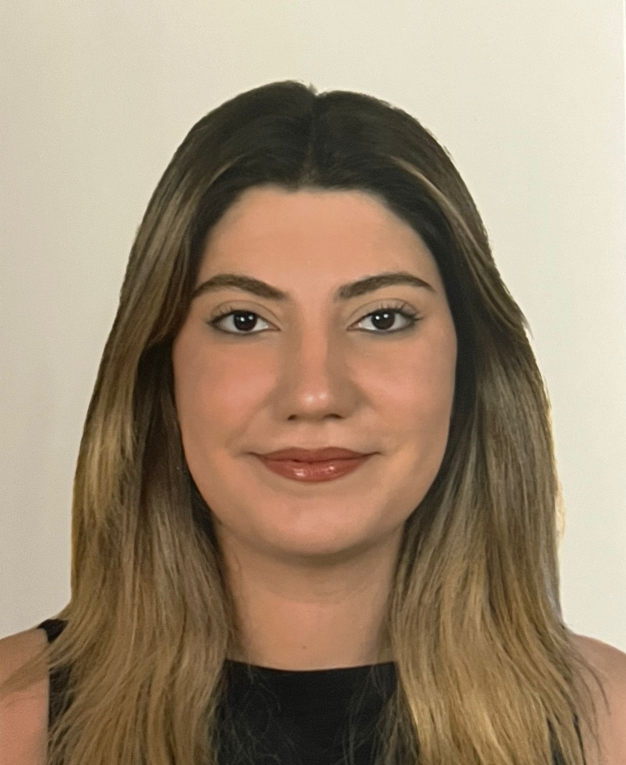
#> input picture dataset/02220202021_Sidal_Gunduz.jpg, 1252 x 1530 px, given in place of the camera (shown at 1/2 size)
$ python main.py
#> lines starting #> are read from the running program, lines starting #| are printed output that depends on the picture
### utils.py
# -*- coding: utf-8 -*-
"""
==============================================================================
UTILS.PY - YARDIMCI FONKSİYONLAR MODÜLÜ
==============================================================================
Bu modül, Yüz Tanıma Yoklama Sistemi için yardımcı fonksiyonları içerir.

İçerik:
- Excel dosya işlemleri (oluşturma, okuma, yazma)
- Dosya yönetimi fonksiyonları
- Tarih/saat formatlama
- Yüz tanıma yardımcı fonksiyonları

Yazar: Senior Python Computer Vision Engineer
Tarih: 2025
Python Sürümü: 3.10+
==============================================================================
"""

# ============================================================================
# KÜTÜPHANE İMPORTLARI
# ============================================================================
import os
import pickle
from datetime import datetime
from typing import Dict, List, Tuple, Optional, Any

import pandas as pd
import numpy as np

# ============================================================================
# SABİT DEĞERLER (CONSTANTS)
# ============================================================================
# Proje ana dizini
BASE_DIR = os.path.dirname(os.path.abspath(__file__))

# Alt klasör yolları
DATASET_DIR = os.path.join(BASE_DIR, "dataset")
ENCODINGS_DIR = os.path.join(BASE_DIR, "encodings")
ATTENDANCE_DIR = os.path.join(BASE_DIR, "attendance")

# Dosya isimleri
ENCODINGS_FILE = os.path.join(ENCODINGS_DIR, "face_encodings.pickle")

# Excel sütun başlıkları
EXCEL_COLUMNS = ["Ad Soyad", "Numara", "Tarih", "Saat", "Durum"]

# Durum mesajları
STATUS_PRESENT = "Geldi"
STATUS_ABSENT = "Gelmedi"
STATUS_DUPLICATE = "Tekrar Giriş Engellendi"


# ============================================================================
# KLASÖR YÖNETİMİ FONKSİYONLARI
# ============================================================================
def ensure_directories_exist() -> None:
    """
    Proje için gerekli tüm klasörlerin var olduğundan emin olur.
    Eğer klasörler yoksa otomatik olarak oluşturur.

    Returns:
        None

    Raises:
        OSError: Klasör oluşturma başarısız olursa
    """
    directories = [DATASET_DIR, ENCODINGS_DIR, ATTENDANCE_DIR]

    for directory in directories:
        try:
            if not os.path.exists(directory):
                os.makedirs(directory)
                print(f"[INFO] Klasör oluşturuldu: {directory}")
            else:
                print(f"[INFO] Klasör mevcut: {directory}")
        except OSError as e:
            print(f"[HATA] Klasör oluşturulamadı: {directory}")
            print(f"[HATA] Detay: {str(e)}")
            raise


# ============================================================================
# TARİH/SAAT FONKSİYONLARI
# ============================================================================
# [263 lines left out: functions get_current_date, get_current_date_formatted, get_current_time, get_current_datetime, get_attendance_file_path, create_or_load_attendance_excel and 4 more, not called in this run]


def load_encodings() -> Optional[Dict[str, List]]:
    """
    Kaydedilmiş yüz encoding'lerini pickle dosyasından yükler.

    Returns:
        Dict veya None: {
            'encodings': [encoding1, encoding2, ...],
            'names': ['Ad1', 'Ad2', ...],
            'ids': ['123', '124', ...]
        }
        Dosya yoksa veya hata olursa None döner.
    """
    try:
        if not os.path.exists(ENCODINGS_FILE):
            print(f"[UYARI] Encoding dosyası bulunamadı: {ENCODINGS_FILE}")
            print("[UYARI] Önce encode_faces.py çalıştırarak encoding'leri oluşturun.")
            return None

        with open(ENCODINGS_FILE, "rb") as f:
            data = pickle.load(f)

        print(f"[INFO] {len(data['encodings'])} yüz encoding'i yüklendi.")
        return data

    except Exception as e:
        print(f"[HATA] Encoding'ler yüklenemedi: {str(e)}")
        return None


# ============================================================================
# DATASET FONKSİYONLARI
# ============================================================================
# [105 lines left out: functions get_dataset_images, parse_filename, resize_frame, convert_bgr_to_rgb, not called in this run]


# ============================================================================
# YARDIMCI YAZDIRMA FONKSİYONLARI
# ============================================================================
def print_header(text: str) -> None:
    """
    Formatlı başlık yazdırır.
    """
    print("\n" + "=" * 60)
    print(f" {text}")
    print("=" * 60)


def print_info(text: str) -> None:
    """
    Bilgi mesajı yazdırır.
    """
    print(f"[INFO] {text}")


def print_success(text: str) -> None:
    """
    Başarı mesajı yazdırır.
    """
    print(f"[BAŞARILI] {text}")


# [12 lines left out: functions print_warning, print_error, not called in this run]


# ============================================================================
# MODÜL TEST KODU
# ============================================================================
# [29 lines that do not run on import are left out]

### main.py
# -*- coding: utf-8 -*-
"""
==============================================================================
MAIN.PY - YÜZ TANIMA YOKLAMA SİSTEMİ ANA MODÜLÜ
==============================================================================
"""

import os
import sys
import cv2
import numpy as np
from typing import List, Tuple
from datetime import datetime

try:
    import face_recognition
except ImportError:
    print("[HATA] face_recognition bulunamadı! pip install face_recognition")
    sys.exit(1)

from utils import (
    load_encodings,
    mark_attendance,
    get_attendance_summary,
    ensure_directories_exist,
    print_header,
    print_info,
    print_success,
    print_warning,
    print_error,
)

# Kamera ayarları
CAMERA_INDEX = 0
FRAME_WIDTH = 640
FRAME_HEIGHT = 480

# Performans
PROCESS_EVERY_N_FRAMES = 4
SCALE_FACTOR = 0.25

# Eşleşme hassasiyeti
FACE_MATCH_TOLERANCE = 0.50

# Renkler
COLOR_GREEN = (0, 255, 0)
COLOR_RED = (0, 0, 255)
COLOR_WHITE = (255, 255, 255)

FONT = cv2.FONT_HERSHEY_SIMPLEX


# ============================================================
# 📌 GÖRÜNTÜ ÖN İŞLEME
# ============================================================
def preprocess_frame(frame):
    gray = cv2.cvtColor(frame, cv2.COLOR_BGR2GRAY)
    gray = cv2.equalizeHist(gray)
    gray = cv2.GaussianBlur(gray, (3, 3), 0)
    gray_bgr = cv2.cvtColor(gray, cv2.COLOR_GRAY2BGR)
    rgb = cv2.cvtColor(gray_bgr, cv2.COLOR_BGR2RGB)
    return rgb


# ============================================================
# ANA SINIF
# ============================================================
class FaceRecognitionAttendance:

    def __init__(self):
        print_header("YÜZ TANIMA YOKLAMA SİSTEMİ")
        ensure_directories_exist()

        if not os.path.exists("unknown"):
            os.makedirs("unknown")

        self.known_encodings = []
        self.known_names = []
        self.known_ids = []
        self.marked_today = set()  # 🔥 Bugün kaydedilenler
        self.unknown_saved = False  # 🔥 Bilinmeyen kişi kaydedildi mi
        self.camera = None
        self.frame_count = 0

        self._load_face_data()

    # --------------------------------------------------------
    def _load_face_data(self):
        print_info("Encoding verileri yükleniyor...")

        data = load_encodings()
#> (reads encodings/face_encodings.pickle from the repository)
        if data is None:
            print_error("Encoding dosyası bulunamadı!")
            return False

        self.known_encodings = data["encodings"]
        self.known_names = data["names"]
        self.known_ids = data["ids"]

        print_success(f"{len(self.known_encodings)} öğrenci yüklendi.")
        for name, sid in zip(self.known_names, self.known_ids):
            print(f"  • {name} (No: {sid})")
        return True

    # --------------------------------------------------------
    def _init_camera(self):
        self.camera = cv2.VideoCapture(CAMERA_INDEX)

        if not self.camera.isOpened():
            print_error("Kamera açılamadı!")
            return False

        self.camera.set(cv2.CAP_PROP_FRAME_WIDTH, FRAME_WIDTH)
        self.camera.set(cv2.CAP_PROP_FRAME_HEIGHT, FRAME_HEIGHT)
        return True

    # --------------------------------------------------------
    # 🔥 YENİ — SADECE 1 KEZ KAYIT!
    def _mark_student_attendance(self, name, student_id):

        # ➤ Eğer öğrenci bugün zaten kaydedildiyse hiçbir şey yapma!
        if student_id in self.marked_today:
            return

        # ➤ İlk defa görülüyorsa Excel’e Giriş yaz
        success, msg = mark_attendance(name, student_id, "Geldi")
        if success:
            self.marked_today.add(student_id)
            print_success(f"GİRİŞ → {name} ({student_id})")

    # --------------------------------------------------------
    def _process_frame(self, frame):
        small = cv2.resize(frame, (0, 0), fx=SCALE_FACTOR, fy=SCALE_FACTOR)
        rgb_small = preprocess_frame(small)

        face_locations = face_recognition.face_locations(rgb_small)
        face_encodings = face_recognition.face_encodings(rgb_small, face_locations)

        recognized = []

        for encoding, loc in zip(face_encodings, face_locations):

            matches = face_recognition.compare_faces(
                self.known_encodings, encoding, tolerance=FACE_MATCH_TOLERANCE
            )

            name = "Bilinmeyen"
            sid = None

            distances = face_recognition.face_distance(self.known_encodings, encoding)
            if len(distances) > 0:
                best = np.argmin(distances)

                if matches[best]:
                    name = self.known_names[best]
                    sid = self.known_ids[best]
                    self._mark_student_attendance(name, sid)

                else:
                    # Bilinmeyeni sadece 1 kez kaydet
                    if not self.unknown_saved:
                        top, right, bottom, left = loc
                        top = int(top / SCALE_FACTOR)
                        right = int(right / SCALE_FACTOR)
                        bottom = int(bottom / SCALE_FACTOR)
                        left = int(left / SCALE_FACTOR)

                        face_img = frame[top:bottom, left:right]
                        timestamp = datetime.now().strftime("%Y%m%d_%H%M%S")
                        cv2.imwrite(f"unknown/unknown_{timestamp}.jpg", face_img)

                        print_warning("Bilinmeyen kişi tespit edildi – fotoğraf kaydedildi.")
                        self.unknown_saved = True

            recognized.append((name, sid))

        scaled = []
        for (top, right, bottom, left) in face_locations:
            scaled.append(
                (
                    int(top / SCALE_FACTOR),
                    int(right / SCALE_FACTOR),
                    int(bottom / SCALE_FACTOR),
                    int(left / SCALE_FACTOR),
                )
            )

        return scaled, recognized

    # --------------------------------------------------------
    def _draw_results(self, frame, face_locations, recognized):
        for (top, right, bottom, left), (name, sid) in zip(face_locations, recognized):
            color = COLOR_GREEN if name != "Bilinmeyen" else COLOR_RED

            cv2.rectangle(frame, (left, top), (right, bottom), color, 2)

            label = name if sid is None else f"{name} ({sid})"

            cv2.rectangle(frame, (left, bottom - 35), (right, bottom), color, cv2.FILLED)
            cv2.putText(frame, label, (left + 6, bottom - 6), FONT, 0.6, COLOR_WHITE, 2)

        return frame

    # --------------------------------------------------------
    def show_attendance_summary(self):
        print_header("YOKLAMA ÖZETİ")
        summary = get_attendance_summary()

        print("Dosya:", summary["file_path"])
        print("Toplam Kayıt:", summary["total"])
        print("Gelen Öğrenci:", summary["present"])
        print("\nBugün Gelenler:")
        for student in summary["students"]:
            print(" •", student)

    # --------------------------------------------------------
    def run(self):
        if not self._init_camera():
            return

        print_info("Sistem çalışıyor... Çıkış: Q, Özet: S")

        face_locations = []
        recognized = []

        while True:
            ret, frame = self.camera.read()
            if not ret:
                continue

            if self.frame_count % PROCESS_EVERY_N_FRAMES == 0:
                face_locations, recognized = self._process_frame(frame)

            self.frame_count += 1

            frame = self._draw_results(frame, face_locations, recognized)
            cv2.imshow("Yüz Tanıma Yoklama Sistemi", frame)

            key = cv2.waitKey(1) & 0xFF

            if key == ord("q") or key == 27:
                break
            elif key == ord("s"):
                self.show_attendance_summary()

        self.camera.release()
        cv2.destroyAllWindows()


# ============================================================
def main():
    print("=== YÜZ TANIMA TABANLI YOKLAMA SİSTEMİ ===")
    system = FaceRecognitionAttendance()
    system.run()
#> in run, frame is the input picture: shape (1530, 1252, 3); mean B, G, R 114.8, 138.5, 158.2
#> in _process_frame, `small = cv2.resize(frame, (0, 0), fx=SCALE_FACTOR, fy=SCALE_FACTOR)`:
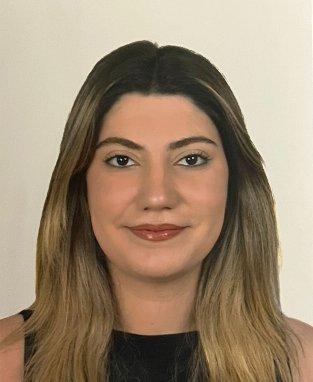
#> small: shape (382, 313, 3); mean B, G, R 115, 138.7, 158.4
#> in preprocess_frame, `gray = cv2.cvtColor(frame, cv2.COLOR_BGR2GRAY)`:
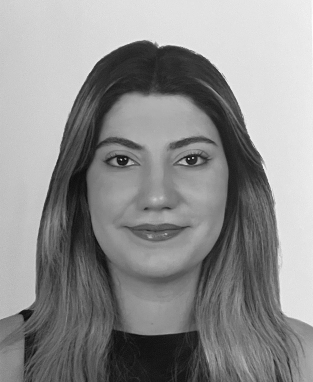
#> gray: shape (382, 313); min 12, max 253, mean 141.9
#> in preprocess_frame, `gray = cv2.equalizeHist(gray)`:
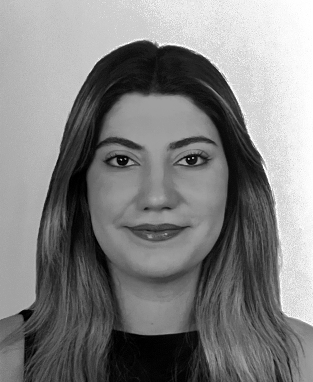
#> gray: shape (382, 313); min 0, max 255, mean 128.3
#> (the call stopped at in _process_frame, `face_locations = face_recognition.face_locations(rgb_small)`: face_recognition is not available in this run)


if __name__ == "__main__":
    main()
